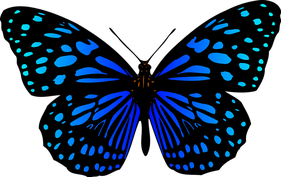
#> input picture 3.디지털영상처리/Hands-On-Image-Processing-with-Python-master/images/butterfly.png, 281 x 177 px, shrunk from 540 x 340 before the run
$ python '4주차-blob.py'
#> lines starting #> are read from the running program, lines starting #| are printed output that depends on the picture
# 그림 그리기
from matplotlib import pylab
from skimage.io import imread
from skimage.color import rgb2gray
import numpy as np

# blob 인식을 위함
from skimage.feature import blob_log, blob_dog, blob_doh

#%% LoG / DoG / DoH
im = imread("../images/butterfly.png")
#> im is the input picture: shape (177, 281, 4); mean R, G, B, A 0.2, 16.7, 36.1, 159.2
im_gray = rgb2gray(im)
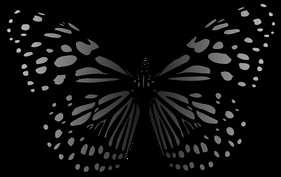
#> im_gray: shape (177, 281) float64; min 0, max 0.788, mean 0.0571

# defult : min_sigma = 1, max_sigma = 50
# 시그마 = r/루트(2)
# num_sigma : min~max까지 num_sigma로 단계를 나누겠다.
# threshold : 한계점

# LoG
log_blobs = blob_log(im_gray, max_sigma = 30, num_sigma = 10, threshold = 0.2)
#> log_blobs = 116 rows, first 8: [23, 273, 1], [32, 272, 1], [30, 8, 1], [21, 10, 1], [14, 270, 1], [90, 32, 1], [41, 16, 1], [39, 11, 1]

# DoG
#log_blobs = blob_dog(im_gray, max_sigma = 30, threshold = 0.2)

# DoH
#log_blobs = blob_doh(im_gray, max_sigma = 30, threshold = 0.005)

# 각 채널에 값(y값, x값, 반지름)을 넣었다.
log_blobs[:, 2] = log_blobs[:, 2]*np.sqrt(2)


pylab.figure( figsize=(30, 20))
pylab.subplot(1, 3, 1), pylab.imshow(im)
pylab.subplot(1, 3, 2), pylab.imshow(im_gray)

ax = pylab.subplot(1, 3, 3)
pylab.imshow(im), pylab.axis("off")
for blob in log_blobs:
    y, x, r = blob
    # 패스 설정 x,y 위치에 r사이즈로 라임색 두께가 이고 칠이 없는 원을 그린다.
    p = pylab.Circle((x, y), r, color='Lime', linewidth=2, fill= False)
    # 패치 붙여넣기
    ax.add_patch(p)
#> this loop made 116 passes
#> (y, x, r) on passes 1 to 12: (23, 273, 1.41), (32, 272, 1.41), (30, 8, 1.41), (21, 10, 1.41), (14, 270, 1.41), (90, 32, 1.41), (41, 16, 1.41), (39, 11, 1.41), (85, 253, 1.41), (11, 18, 1.41), (35, 267, 1.41), (5, 262, 1.41)
pylab.show()

#%% 물체 지우기

from PIL import Image
from PIL.ImageChops import difference

import numpy as np

# 클로징을 해주는 친구 : 모폴로지 연산을 위함 + 컴벡스헐
from skimage.morphology import area_closing, convex_hull_image

backim = Image.open("../images/background.png")
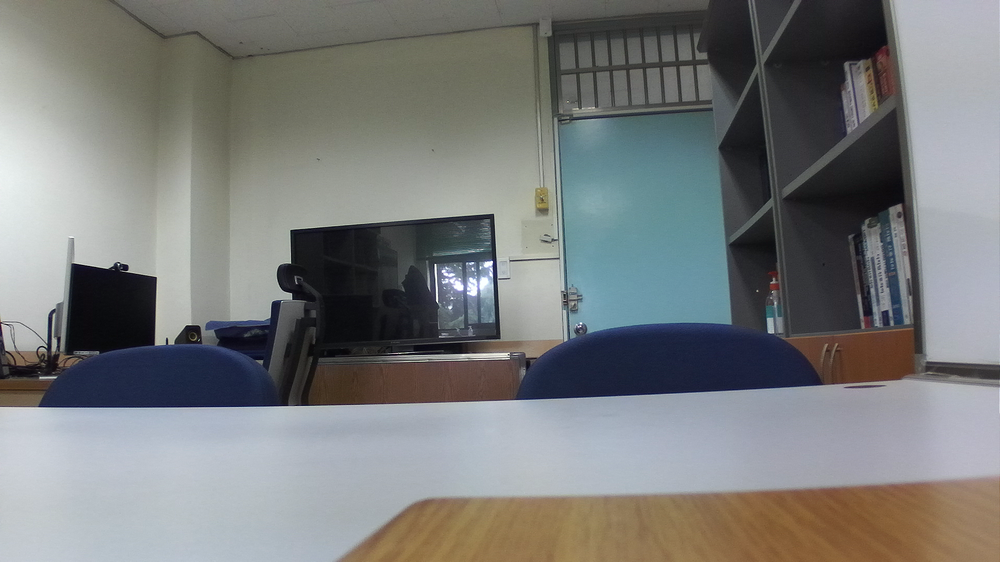
#> input picture 3.디지털영상처리/Hands-On-Image-Processing-with-Python-master/images/background.png, 1000 x 562 px, shrunk from 1920 x 1080 before the run
#> backim is the input picture: PIL image 1000x562 RGB; mean R, G, B 121.4, 123.3, 122.7
#> (the run stopped early here; a loop or call above may not have finished)
